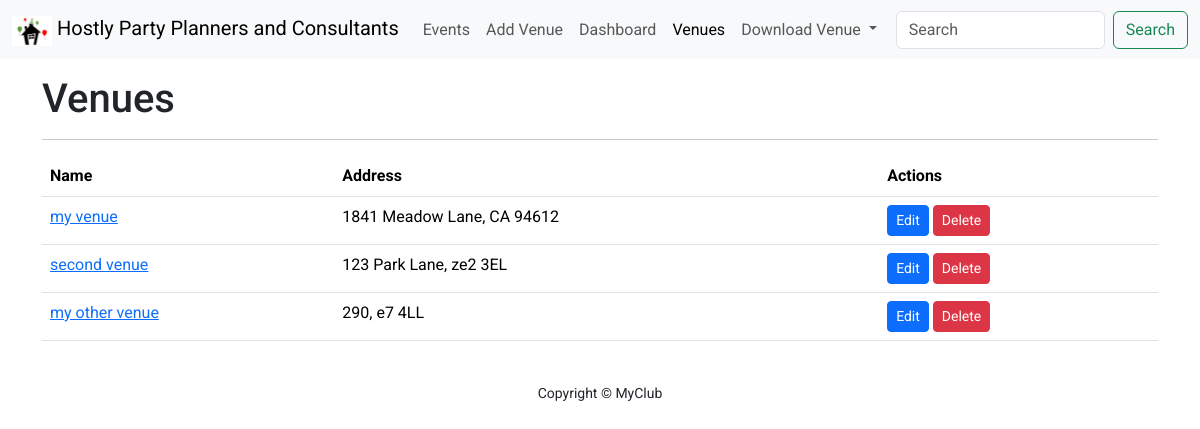
Page /list_venues/ on the committed database.
### club_events/models.py (models this page shows)
class Venue(models.Model):
    name = models.CharField(max_length=255)
    address = models.CharField(max_length=300)
    zip_code = models.CharField(max_length=15)
    phone = models.CharField(max_length=20, blank=True, null=True)
    web = models.URLField(blank=True, null=True)
    email = models.EmailField(max_length=200, blank=True, null=True)
    def __str__(self):
        return self.name

### club_events/views.py (the view)
# urls.py: path('list_venues/', views.VenueListView.as_view(), name='list_venues'),
class VenueListView(ListView):
    model = Venue
    context_object_name = 'venues'
    template_name = 'venue.html'

### club_events/templates/venue.html (shortened to what this page needs)
{% extends 'base.html' %}
{% block content %}
    <div class="container">
        <h1>Venues</h1>
        <hr>
        <div class="table-responsive">
            <table class="table">
                <thead>
                <tr>
                    <th scope="col">Name</th>
                    <th scope="col">Address</th>
                    <th scope="col">Actions</th>
                </tr>
                </thead>
                <tbody>
                {% for venue in venues %}
                    <tr>
                        <td><a href="{% url 'show_venue' venue.id %}">{{ venue }}</a></td>
                        <td>{{ venue.address }}, {{ venue.zip_code }}</td>
                        <td>
                            <form method="post">
                                <a href="#" role="button" class="btn btn-primary btn-sm">Edit</a>
                                <button type="submit" class="btn btn-danger btn-sm">Delete</button>
                            </form>
                        </td>
                    </tr>
                {% endfor %}
                </tbody>
            </table>
        </div>
    </div>
{% endblock %}

### club_events/static/assets/style.css (style rules this page uses)
body { font-family: "Roboto", sans-serif; font-weight: 400; font-style: normal; }

### rows in the picture
Venue: name "my venue", address "1841 Meadow Lane", zip_code "CA 94612"
Venue: name "second venue", address "123 Park Lane", zip_code "ze2 3EL"
Venue: name "my other venue", address "290", zip_code "e7 4LL"
